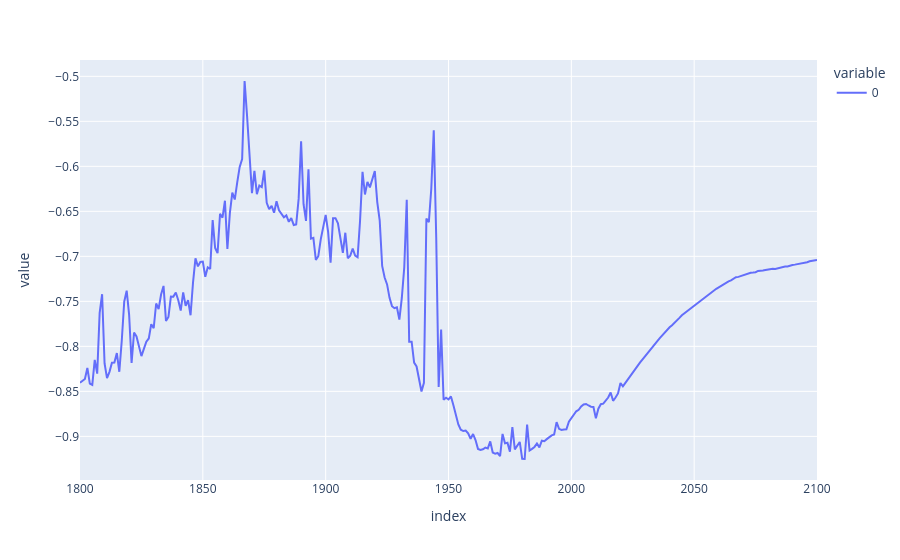

The notebook cell saved with this chart:
### Code cell
df_u5mr.corrwith(df_life_exp).plot()

### Figure 1 — Plotly figure (JSON) as saved in the notebook; plotly's stock layout.template omitted (floating-point values rounded to 4 significant figures; data arrays with more than 128 entries replaced by an {"elided": "..."} marker saying what was removed)
{"data": [{"hovertemplate": "variable=0<br>index=%{x}<br>value=%{y}<extra></extra>", "legendgroup": "0", "line": {"color": "#636efa", "dash": "solid"}, "marker": {"symbol": "circle"}, "mode": "lines", "name": "0", "orientation": "v", "showlegend": true, "type": "scatter", "x": {"elided": "301 int values"}, "xaxis": "x", "y": {"elided": "301 float values"}, "yaxis": "y"}], "layout": {"legend": {"title": {"text": "variable"}, "tracegroupgap": 0}, "margin": {"t": 60}, "xaxis": {"anchor": "y", "domain": [0, 1], "title": {"text": "index"}}, "yaxis": {"anchor": "x", "domain": [0, 1], "title": {"text": "value"}}}}
